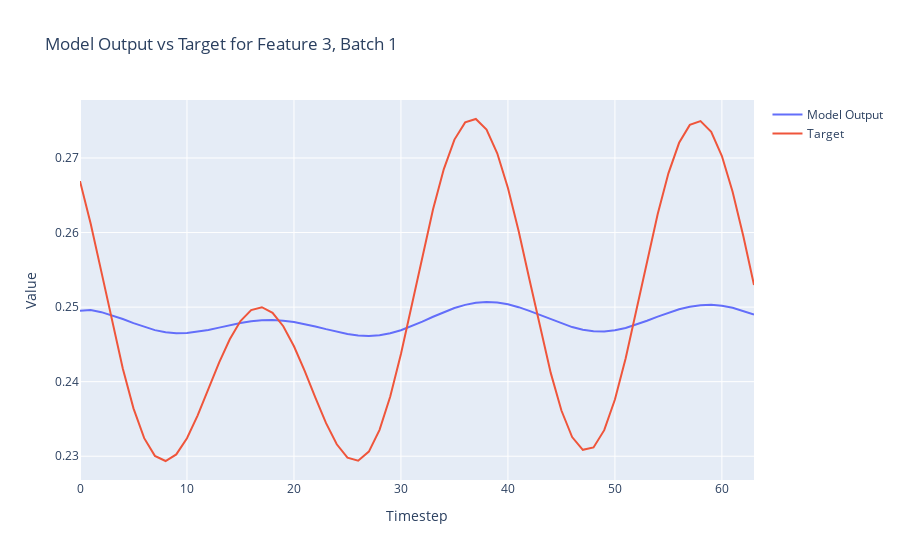

The cell this chart's notebook holds for it:
### Code cell
import plotly.graph_objects as go

def plot_model_output_vs_target(model_outputs, targets, batch_index=0, feature_index=0):
    # Extract the specified feature for the given batch from both the model outputs and targets
    model_output_series = model_outputs[batch_index, :, feature_index].detach().numpy()
    target_series = targets[batch_index, :, feature_index].numpy()
    
    # Create a range for the x-axis (timesteps)
    timesteps = list(range(model_output_series.shape[0]))
    
    # Create traces
    model_trace = go.Scatter(x=timesteps, y=model_output_series, mode='lines', name='Model Output')
    target_trace = go.Scatter(x=timesteps, y=target_series, mode='lines', name='Target')
    
    # Create the figure and add traces
    fig = go.Figure()
    fig.add_trace(model_trace)
    fig.add_trace(target_trace)
    
    # Add title and labels
    fig.update_layout(title=f'Model Output vs Target for Feature {feature_index}, Batch {batch_index}',
                      xaxis_title='Timestep',
                      yaxis_title='Value')
    
    # Show the figure
    fig.show()

# Assuming `y` and `Y` are your model outputs and targets, respectively
# Adjust batch_index and feature_index as needed
plot_model_output_vs_target(outputs, Y, batch_index=1, feature_index=3)

### Figure 1 — Plotly figure (JSON) as saved in the notebook; plotly's stock layout.template omitted (floating-point values rounded to 4 significant figures)
{"data": [{"mode": "lines", "name": "Model Output", "type": "scatter", "x": [0, 1, 2, 3, 4, 5, 6, 7, 8, 9, 10, 11, 12, 13, 14, 15, 16, 17, 18, 19, 20, 21, 22, 23, 24, 25, 26, 27, 28, 29, 30, 31, 32, 33, 34, 35, 36, 37, 38, 39, 40, 41, 42, 43, 44, 45, 46, 47, 48, 49, 50, 51, 52, 53, 54, 55, 56, 57, 58, 59, 60, 61, 62, 63], "y": [0.2495, 0.2496, 0.2493, 0.2489, 0.2484, 0.2479, 0.2473, 0.2469, 0.2466, 0.2465, 0.2465, 0.2467, 0.2469, 0.2472, 0.2476, 0.2479, 0.2481, 0.2482, 0.2483, 0.2482, 0.248, 0.2477, 0.2474, 0.247, 0.2467, 0.2464, 0.2462, 0.2461, 0.2462, 0.2465, 0.2469, 0.2474, 0.2481, 0.2487, 0.2493, 0.2499, 0.2503, 0.2506, 0.2507, 0.2506, 0.2504, 0.25, 0.2495, 0.2489, 0.2484, 0.2478, 0.2473, 0.247, 0.2468, 0.2467, 0.2469, 0.2472, 0.2476, 0.2482, 0.2487, 0.2492, 0.2497, 0.2501, 0.2503, 0.2503, 0.2502, 0.2499, 0.2495, 0.249]}, {"mode": "lines", "name": "Target", "type": "scatter", "x": [0, 1, 2, 3, 4, 5, 6, 7, 8, 9, 10, 11, 12, 13, 14, 15, 16, 17, 18, 19, 20, 21, 22, 23, 24, 25, 26, 27, 28, 29, 30, 31, 32, 33, 34, 35, 36, 37, 38, 39, 40, 41, 42, 43, 44, 45, 46, 47, 48, 49, 50, 51, 52, 53, 54, 55, 56, 57, 58, 59, 60, 61, 62, 63], "y": [0.2669, 0.2612, 0.2547, 0.2481, 0.2418, 0.2364, 0.2324, 0.23, 0.2294, 0.2302, 0.2324, 0.2355, 0.239, 0.2425, 0.2457, 0.2481, 0.2496, 0.25, 0.2492, 0.2474, 0.2447, 0.2414, 0.2379, 0.2344, 0.2316, 0.2298, 0.2294, 0.2306, 0.2335, 0.238, 0.2437, 0.2502, 0.2568, 0.2631, 0.2685, 0.2725, 0.2748, 0.2752, 0.2738, 0.2706, 0.266, 0.2602, 0.2538, 0.2472, 0.2412, 0.2361, 0.2326, 0.2309, 0.2312, 0.2335, 0.2376, 0.2431, 0.2495, 0.2562, 0.2625, 0.2679, 0.272, 0.2744, 0.2749, 0.2735, 0.2703, 0.2655, 0.2595, 0.253]}], "layout": {"title": {"text": "Model Output vs Target for Feature 3, Batch 1"}, "xaxis": {"title": {"text": "Timestep"}}, "yaxis": {"title": {"text": "Value"}}}}
